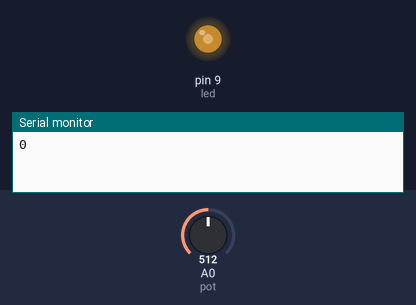
This sketch was run on a simulated Arduino Uno, built with avr-gcc and run on an emulated ATmega328P. Parts: output pins drawn as LEDs (lit = HIGH), the last lines printed to the serial monitor. Inputs (shaded band) come from the test bench; at power-on: A0 (pot) = 512.

Above: at 1.2 s.
1.3 s: A0 (pot) set to 716
At 2.2 s:
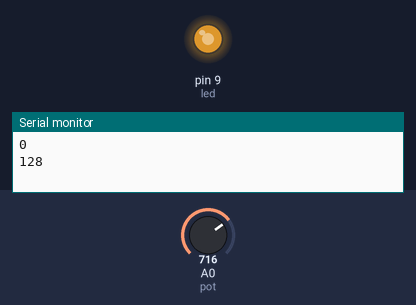
2.8 s: A0 (pot) set to 900
At 3.3 s:
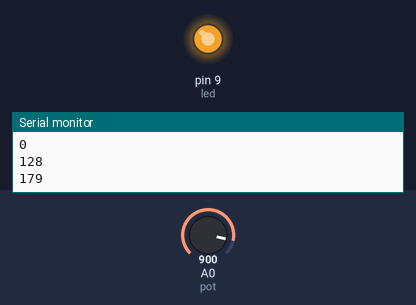
4.3 s: A0 (pot) set to 122
At 5.5 s:
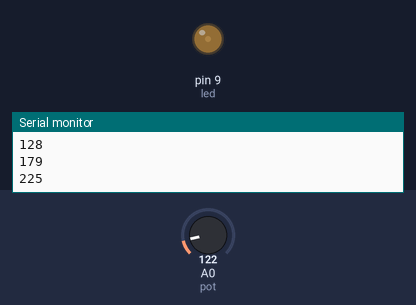
5.8 s: A0 (pot) set to 0
At 6.8 s:
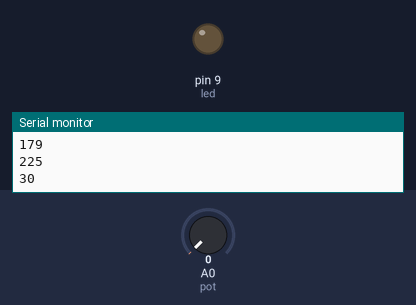
Timing chart, 0 to 8.3 s (numbered marks = the images above; inputs shaded):
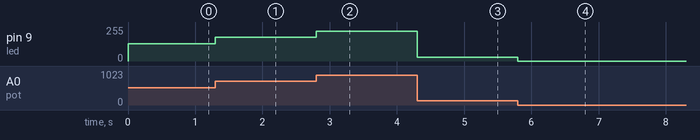

The sketch:

var_rez.ino
```cpp
#define led 9
#define pot A0
int k=0;

void setup() {
  pinMode(led, OUTPUT);
  pinMode(pot, INPUT);
  Serial.begin(9600);
 }

void loop() {
  int x;
  x = analogRead(pot) / 4;
  analogWrite(led, x);
  x=(int)x;
  if (k!=x)
  Serial.println(k);
  k=(int)x;
}
```

Measured:
- after the input at 1.3 s, pin 9 (led): 128/255 → 179/255 at once
- after the input at 2.8 s, pin 9 (led): 179/255 → 225/255 at once
- after the input at 4.3 s, pin 9 (led): 225/255 → 30/255 at once
- after the input at 5.8 s, pin 9 (led): 30/255 → 0/255 at once
